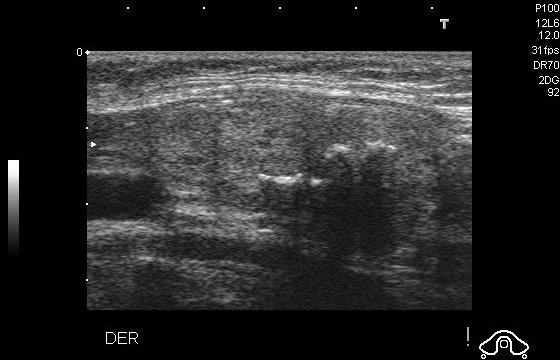
#> input picture Ultrasound Input Database/15_1.jpg, 560 x 360 px
$ python -i preprocessing.py   (imports and definitions only)
#> lines starting #> are read from the running program, lines starting #| are printed output that depends on the picture; after the words box and inside, x2 and y2 are one past the last pixel; in counts of white or black regions, pixels touching at a corner belong together
"""
Image Preprocessing Module
Handles image alignment, centering, and normalization for thyroid ultrasound images
"""

import cv2
import numpy as np
from pathlib import Path
from PIL import Image
import matplotlib.pyplot as plt


class ImagePreprocessor:
    """
    Preprocesses thyroid ultrasound images by:
    1. Aligning nodule center
    2. Normalizing image size to 224x224
    3. Rescaling pixel values to [0, 1]
    """

    def __init__(self, target_size=(224, 224)):
        """
        Initialize preprocessor

        Args:
            target_size (tuple): Target image dimensions (default: 224x224)
        """
#> in preprocess, image is the input picture: shape (360, 560); min 0, max 255, mean 39.1
        self.target_size = target_size
        self.stretch_ratios = {}

    def find_nodule_center(self, image):
        """
        Find the center of the thyroid nodule using boundary detection

        Args:
            image (ndarray): Grayscale ultrasound image

        Returns:
            tuple: (center_x, center_y) coordinates
        """
        # Apply binary threshold to find nodule boundary
        _, binary = cv2.threshold(image, 50, 255, cv2.THRESH_BINARY)
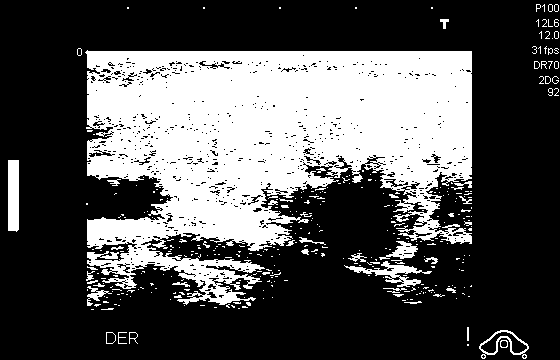
#> binary: shape (360, 560); 32.9% white; 345 white regions (303 under 20 px)

        # Find contours
        contours, _ = cv2.findContours(binary, cv2.RETR_EXTERNAL, cv2.CHAIN_APPROX_SIMPLE)
#> contours = 345 contours, 320 with area under 20; largest, box (x1, y1, x2, y2) and area: (85, 50, 472, 305) 62536, (8, 160, 19, 232) 700, (479, 330, 529, 359) 649, (344, 261, 432, 287) 554, (379, 241, 418, 260) 266

        if len(contours) == 0:
            # If no clear contour, use image center
            return image.shape[1] // 2, image.shape[0] // 2

        # Get the largest contour (nodule)
        largest_contour = max(contours, key=cv2.contourArea)
#> largest_contour = contour of 2145 points, box (x1, y1, x2, y2) (85, 50, 472, 305), area 62536

        # Calculate center using moments
        M = cv2.moments(largest_contour)
#> M = moments, m00 62536.5, centre m10/m00, m01/m00 = (267.4, 140.1)
        if M["m00"] == 0:
            return image.shape[1] // 2, image.shape[0] // 2

        center_x = int(M["m10"] / M["m00"])
#> center_x = 267
        center_y = int(M["m01"] / M["m00"])
#> center_y = 140

        return center_x, center_y

    def align_to_center(self, image):
        """
        Align nodule center to image center

        Args:
            image (ndarray): Input image

        Returns:
            ndarray: Centered image
        """
        # Find nodule center
        nodule_center_x, nodule_center_y = self.find_nodule_center(image)
#> nodule_center_x = 267; nodule_center_y = 140

        # Image dimensions
        height, width = image.shape[:2]
#> height = 360; width = 560
        image_center_x = width // 2
#> image_center_x = 280
        image_center_y = height // 2
#> image_center_y = 180

        # Calculate translation
        tx = image_center_x - nodule_center_x
#> tx = 13
        ty = image_center_y - nodule_center_y
#> ty = 40

        # Apply translation
        M_translate = cv2.getRotationMatrix2D((width // 2, height // 2), 0, 1)
#> M_translate = [[1, 0, 0], [0, 1, 0]]
        M_translate[0, 2] += tx
        M_translate[1, 2] += ty

        aligned = cv2.warpAffine(image, M_translate, (width, height))
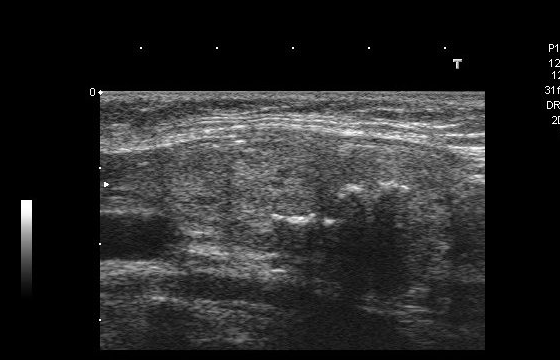
#> aligned: shape (360, 560); min 0, max 255, mean 38.2

        return aligned

    def normalize_size(self, image):
        """
        Normalize image size to target_size (224x224)

        Args:
            image (ndarray): Input image

        Returns:
            tuple: (normalized_image, stretch_ratio_x, stretch_ratio_y)
        """
        height, width = image.shape[:2]
#> height = 360; width = 560
        target_height, target_width = self.target_size

        # Calculate stretch ratios
        stretch_x = target_width / width
#> stretch_x = 0.4
        stretch_y = target_height / height
#> stretch_y = 0.622

        # Resize using bilinear interpolation
        normalized = cv2.resize(image, self.target_size, interpolation=cv2.INTER_LINEAR)
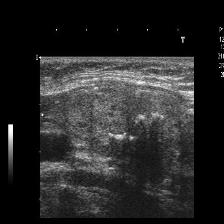
#> normalized: shape (224, 224); min 0, max 255, mean 38.2

        return normalized, stretch_x, stretch_y

    def rescale_pixel_values(self, image):
        """
        Rescale pixel values to [0, 1] range

        Args:
            image (ndarray): Input image

        Returns:
            ndarray: Rescaled image with values in [0, 1]
        """
        # Convert to float and normalize
        rescaled = image.astype(np.float32) / 255.0
        return rescaled

    def preprocess(self, image_path):
        """
        Complete preprocessing pipeline

        Args:
            image_path (str): Path to image file

        Returns:
            tuple: (preprocessed_image, metadata_dict)
        """
        # Load image
        if isinstance(image_path, str):
            image = cv2.imread(image_path, cv2.IMREAD_GRAYSCALE)
            if image is None:
                raise ValueError(f"Could not load image: {image_path}")
        else:
            image = image_path

        metadata = {
            'original_shape': image.shape,
            'original_image': image.copy()
        }

        # Step 1: Align to center
        centered = self.align_to_center(image)
        metadata['centered_image'] = centered.copy()

        # Step 2: Normalize size
        normalized, stretch_x, stretch_y = self.normalize_size(centered)
#> stretch_x = 0.4; stretch_y = 0.622
        metadata['stretch_ratio_x'] = stretch_x
        metadata['stretch_ratio_y'] = stretch_y

        # Step 3: Rescale pixel values
        rescaled = self.rescale_pixel_values(normalized)

        return rescaled, metadata

    # [66 lines left out: functions batch_preprocess, visualize_preprocessing, not called in this run]


# [11 lines not run here, left out]

>>> result = ImagePreprocessor().preprocess('Ultrasound Input Database/15_1.jpg')

$ run again, on Ultrasound Input Database/16_1.jpg
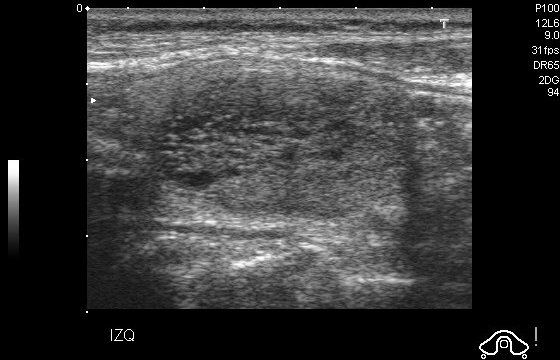
#> input picture Ultrasound Input Database/16_1.jpg, 560 x 360 px
#> in preprocess, image is the input picture: shape (360, 560); min 0, max 255, mean 55.8
#> in find_nodule_center, `_, binary = cv2.threshold(image, 50, 255, cv2.THRESH_BINARY)`:
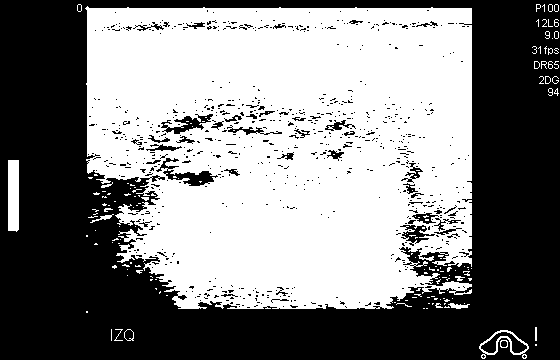
#> binary: shape (360, 560); 50.6% white; 707 black regions (665 under 20 px)
#> contours = 134 contours, 121 with area under 20; largest, box (x1, y1, x2, y2) and area: (85, 6, 472, 309) 103934, (8, 160, 19, 232) 700, (479, 330, 529, 359) 649, (124, 329, 134, 341) 84, (448, 303, 470, 309) 50
#> largest_contour = contour of 1083 points, box (x1, y1, x2, y2) (85, 6, 472, 309), area 103934
#> M = moments, m00 103934, centre m10/m00, m01/m00 = (286.8, 147.1)
#> center_x = 286
#> center_y = 147
#> nodule_center_x = 286; nodule_center_y = 147
#> tx = -6
#> ty = 33
#> in normalize_size, `normalized = cv2.resize(image, self.target_size, interpolation=cv2.INT..`:
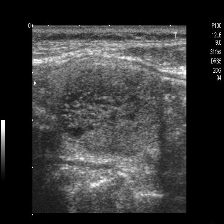
#> normalized: shape (224, 224); min 0, max 255, mean 55.1
#> in preprocess, `normalized, stretch_x, stretch_y = self.normalize_size(centered)`: stretch_x = 0.4; stretch_y = 0.622

$ run again, on Ultrasound Input Database/17_1.jpg
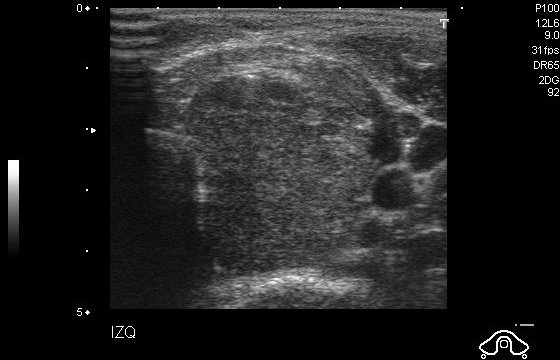
#> input picture Ultrasound Input Database/17_1.jpg, 560 x 360 px
#> in preprocess, image is the input picture: shape (360, 560); min 0, max 255, mean 34.3
#> in find_nodule_center, `_, binary = cv2.threshold(image, 50, 255, cv2.THRESH_BINARY)`:
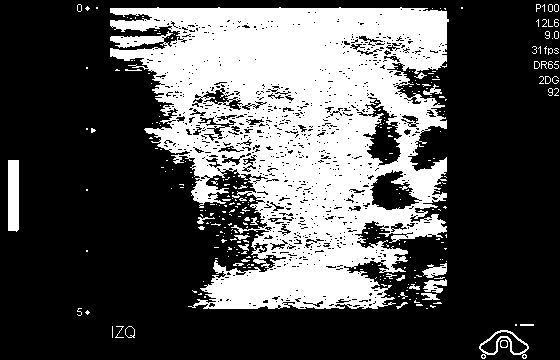
#> binary: shape (360, 560); 31.9% white; 302 white regions (276 under 20 px)
#> contours = 272 contours, 252 with area under 20; largest, box (x1, y1, x2, y2) and area: (110, 7, 449, 309) 66746, (8, 160, 19, 232) 700, (479, 330, 529, 359) 649, (422, 263, 447, 278) 174, (423, 279, 447, 293) 153
#> largest_contour = contour of 2163 points, box (x1, y1, x2, y2) (110, 7, 449, 309), area 66746
#> M = moments, m00 66746.5, centre m10/m00, m01/m00 = (301.6, 135.3)
#> center_x = 301
#> center_y = 135
#> nodule_center_x = 301; nodule_center_y = 135
#> tx = -21
#> ty = 45
#> in normalize_size, `normalized = cv2.resize(image, self.target_size, interpolation=cv2.INT..`:
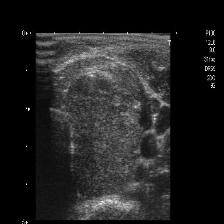
#> normalized: shape (224, 224); min 0, max 255, mean 32.9
#> in preprocess, `normalized, stretch_x, stretch_y = self.normalize_size(centered)`: stretch_x = 0.4; stretch_y = 0.622

$ run again, on Ultrasound Input Database/18_1.jpg
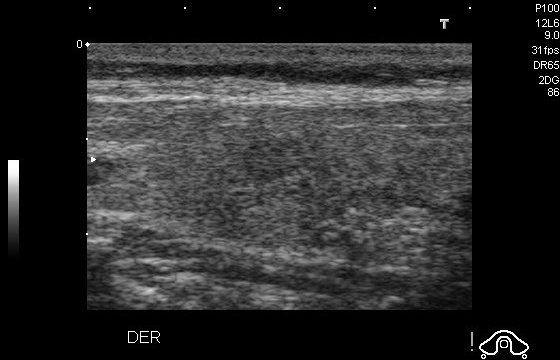
#> input picture Ultrasound Input Database/18_1.jpg, 560 x 360 px
#> in preprocess, image is the input picture: shape (360, 560); min 0, max 255, mean 42.5
#> in find_nodule_center, `_, binary = cv2.threshold(image, 50, 255, cv2.THRESH_BINARY)`:
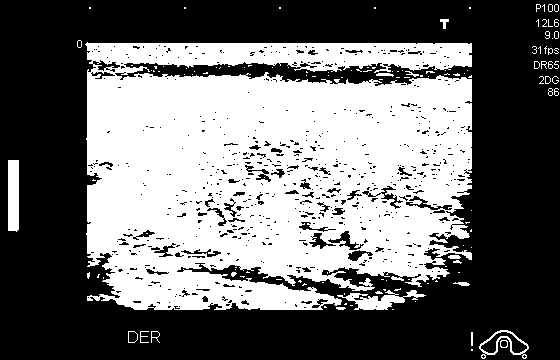
#> binary: shape (360, 560); 43.2% white; 130 white regions (110 under 20 px)
#> contours = 128 contours, 110 with area under 20; largest, box (x1, y1, x2, y2) and area: (85, 42, 472, 310) 87702, (8, 160, 19, 232) 700, (479, 330, 529, 359) 649, (337, 290, 426, 310) 590, (128, 331, 138, 343) 90
#> largest_contour = contour of 1716 points, box (x1, y1, x2, y2) (85, 42, 472, 310), area 87702
#> M = moments, m00 87702.5, centre m10/m00, m01/m00 = (270.6, 170.3)
#> center_x = 270
#> center_y = 170
#> nodule_center_x = 270; nodule_center_y = 170
#> tx = 10
#> in normalize_size, `normalized = cv2.resize(image, self.target_size, interpolation=cv2.INT..`:
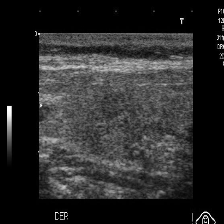
#> normalized: shape (224, 224); min 0, max 255, mean 42.1
#> in preprocess, `normalized, stretch_x, stretch_y = self.normalize_size(centered)`: stretch_x = 0.4; stretch_y = 0.622
